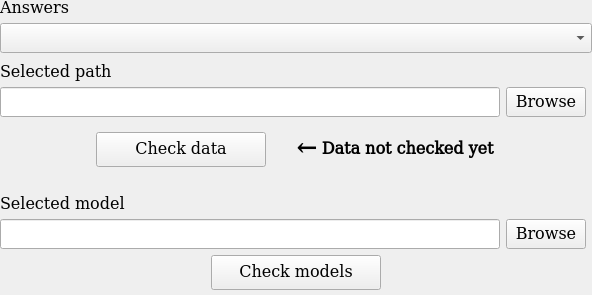
                              <widget class="QWidget" name="scrollAreaWidgetContents_22">
                               <property name="geometry">
                                <rect>
                                 <x>0</x>
                                 <y>0</y>
                                 <width>592</width>
                                 <height>295</height>
                                </rect>
                               </property>
                               <layout class="QVBoxLayout" name="verticalLayout_59">
                                <property name="spacing">
                                 <number>6</number>
                                </property>
                                <property name="leftMargin">
                                 <number>0</number>
                                </property>
                                <property name="topMargin">
                                 <number>0</number>
                                </property>
                                <property name="rightMargin">
                                 <number>0</number>
                                </property>
                                <property name="bottomMargin">
                                 <number>0</number>
                                </property>
                                <item>
                                 <widget class="QFrame" name="wizard_question_answer_frame">
                                  <property name="frameShape">
                                   <enum>QFrame::Shape::NoFrame</enum>
                                  </property>
                                  <property name="frameShadow">
                                   <enum>QFrame::Shadow::Raised</enum>
                                  </property>
                                  <layout class="QGridLayout" name="gridLayout_81">
                                   <property name="leftMargin">
                                    <number>0</number>
                                   </property>
                                   <property name="topMargin">
                                    <number>0</number>
                                   </property>
                                   <property name="rightMargin">
                                    <number>0</number>
                                   </property>
                                   <property name="bottomMargin">
                                    <number>0</number>
                                   </property>
                                   <property name="horizontalSpacing">
                                    <number>6</number>
                                   </property>
                                   <item row="1" column="0">
                                    <widget class="QComboBox" name="wizard_question_answer">
                                     <property name="minimumSize">
                                      <size>
                                       <width>0</width>
                                       <height>30</height>
                                      </size>
                                     </property>
                                     <property name="font">
                                      <font>
                                       <family>DejaVu Math TeX Gyre</family>
                                       <pointsize>12</pointsize>
                                      </font>
                                     </property>
                                    </widget>
                                   </item>
                                   <item row="0" column="0">
                                    <widget class="QLabel" name="label_113">
                                     <property name="font">
                                      <font>
                                       <family>DejaVu Math TeX Gyre</family>
                                       <pointsize>12</pointsize>
                                      </font>
                                     </property>
                                     <property name="text">
                                      <string>Answers</string>
                                     </property>
                                    </widget>
                                   </item>
                                   <item row="2" column="0">
                                    <spacer name="verticalSpacer_57">
                                     <property name="orientation">
                                      <enum>Qt::Orientation::Vertical</enum>
                                     </property>
                                     <property name="sizeHint" stdset="0">
                                      <size>
                                       <width>20</width>
                                       <height>40</height>
                                      </size>
                                     </property>
                                    </spacer>
                                   </item>
                                  </layout>
                                 </widget>
                                </item>
                                <item>
                                 <widget class="QFrame" name="wizard_path_input_frame">
                                  <property name="frameShape">
                                   <enum>QFrame::Shape::NoFrame</enum>
                                  </property>
                                  <property name="frameShadow">
                                   <enum>QFrame::Shadow::Raised</enum>
                                  </property>
                                  <layout class="QVBoxLayout" name="verticalLayout_57">
                                   <property name="leftMargin">
                                    <number>0</number>
                                   </property>
                                   <property name="topMargin">
                                    <number>0</number>
                                   </property>
                                   <property name="rightMargin">
                                    <number>0</number>
                                   </property>
                                   <property name="bottomMargin">
                                    <number>9</number>
                                   </property>
                                   <item>
                                    <widget class="QLabel" name="label_112">
                                     <property name="font">
                                      <font>
                                       <family>DejaVu Math TeX Gyre</family>
                                       <pointsize>12</pointsize>
                                      </font>
                                     </property>
                                     <property name="text">
                                      <string>Selected path</string>
                                     </property>
                                    </widget>
                                   </item>
                                   <item>
                                    <widget class="QFrame" name="frame_75">
                                     <property name="frameShape">
                                      <enum>QFrame::Shape::NoFrame</enum>
                                     </property>
                                     <property name="frameShadow">
                                      <enum>QFrame::Shadow::Raised</enum>
                                     </property>
                                     <layout class="QHBoxLayout" name="horizontalLayout_41">
                                      <property name="leftMargin">
                                       <number>0</number>
                                      </property>
                                      <property name="topMargin">
                                       <number>0</number>
                                      </property>
                                      <property name="rightMargin">
                                       <number>0</number>
                                      </property>
                                      <property name="bottomMargin">
                                       <number>0</number>
                                      </property>
                                      <item>
                                       <widget class="QLineEdit" name="wizard_path_input">
                                        <property name="minimumSize">
                                         <size>
                                          <width>500</width>
                                          <height>30</height>
                                         </size>
                                        </property>
                                        <property name="maximumSize">
                                         <size>
                                          <width>500</width>
                                          <height>16777215</height>
                                         </size>
                                        </property>
                                        <property name="font">
                                         <font>
                                          <family>DejaVu Math TeX Gyre</family>
                                          <pointsize>12</pointsize>
                                         </font>
                                        </property>
                                        <property name="readOnly">
                                         <bool>true</bool>
                                        </property>
                                       </widget>
                                      </item>
                                      <item>
                                       <widget class="QPushButton" name="wizard_path_input_bn">
                                        <property name="minimumSize">
                                         <size>
                                          <width>0</width>
                                          <height>30</height>
                                         </size>
                                        </property>
                                        <property name="font">
                                         <font>
                                          <family>DejaVu Math TeX Gyre</family>
                                          <pointsize>12</pointsize>
                                         </font>
                                        </property>
                                        <property name="focusPolicy">
                                         <enum>Qt::FocusPolicy::NoFocus</enum>
                                        </property>
                                        <property name="text">
                                         <string>Browse</string>
                                        </property>
                                       </widget>
                                      </item>
                                      <item>
                                       <spacer name="horizontalSpacer_86">
                                        <property name="orientation">
                                         <enum>Qt::Orientation::Horizontal</enum>
                                        </property>
                                        <property name="sizeHint" stdset="0">
                                         <size>
                                          <width>40</width>
                                          <height>20</height>
                                         </size>
                                        </property>
                                       </spacer>
                                      </item>
                                     </layout>
                                    </widget>
                                   </item>
                                   <item alignment="Qt::AlignmentFlag::AlignHCenter">
                                    <widget class="QFrame" name="frame_76">
                                     <property name="frameShape">
                                      <enum>QFrame::Shape::NoFrame</enum>
                                     </property>
                                     <property name="frameShadow">
                                      <enum>QFrame::Shadow::Raised</enum>
                                     </property>
                                     <layout class="QHBoxLayout" name="horizontalLayout_45">
                                      <property name="spacing">
                                       <number>30</number>
                                      </property>
                                      <item alignment="Qt::AlignmentFlag::AlignHCenter">
                                       <widget class="QPushButton" name="wizard_path_check">
                                        <property name="minimumSize">
                                         <size>
                                          <width>170</width>
                                          <height>35</height>
                                         </size>
                                        </property>
                                        <property name="font">
                                         <font>
                                          <family>DejaVu Math TeX Gyre</family>
                                          <pointsize>12</pointsize>
                                         </font>
                                        </property>
                                        <property name="focusPolicy">
                                         <enum>Qt::FocusPolicy::NoFocus</enum>
                                        </property>
                                        <property name="text">
                                         <string>Check data</string>
                                        </property>
                                       </widget>
                                      </item>
                                      <item alignment="Qt::AlignmentFlag::AlignHCenter">
                                       <widget class="QLabel" name="wizard_data_checked_label">
                                        <property name="font">
                                         <font>
                                          <family>DejaVu Math TeX Gyre</family>
                                          <pointsize>12</pointsize>
                                          <bold>true</bold>
                                         </font>
                                        </property>
                                        <property name="text">
                                         <string>&lt;html&gt;&lt;head/&gt;&lt;body&gt;&lt;p&gt;&lt;span style=&quot; font-size:16pt;&quot;&gt;←&lt;/span&gt; Data not checked yet&lt;/p&gt;&lt;/body&gt;&lt;/html&gt;</string>
                                        </property>
                                       </widget>
                                      </item>
                                     </layout>
                                    </widget>
                                   </item>
                                   <item>
                                    <spacer name="verticalSpacer_58">
                                     <property name="orientation">
                                      <enum>Qt::Orientation::Vertical</enum>
                                     </property>
                                     <property name="sizeHint" stdset="0">
                                      <size>
                                       <width>20</width>
                                       <height>40</height>
                                      </size>
                                     </property>
                                    </spacer>
                                   </item>
                                  </layout>
                                 </widget>
                                </item>
                                <item>
                                 <widget class="QFrame" name="wizard_model_input_frame">
                                  <property name="minimumSize">
                                   <size>
                                    <width>0</width>
                                    <height>0</height>
                                   </size>
                                  </property>
                                  <property name="frameShape">
                                   <enum>QFrame::Shape::NoFrame</enum>
                                  </property>
                                  <property name="frameShadow">
                                   <enum>QFrame::Shadow::Raised</enum>
                                  </property>
                                  <layout class="QVBoxLayout" name="verticalLayout_60">
                                   <property name="leftMargin">
                                    <number>0</number>
                                   </property>
                                   <property name="topMargin">
                                    <number>0</number>
                                   </property>
                                   <property name="rightMargin">
                                    <number>0</number>
                                   </property>
                                   <property name="bottomMargin">
                                    <number>0</number>
                                   </property>
                                   <item>
                                    <widget class="QLabel" name="label_116">
                                     <property name="font">
                                      <font>
                                       <family>DejaVu Math TeX Gyre</family>
                                       <pointsize>12</pointsize>
                                      </font>
                                     </property>
                                     <property name="text">
                                      <string>Selected model</string>
                                     </property>
                                    </widget>
                                   </item>
                                   <item>
                                    <widget class="QFrame" name="frame_77">
                                     <property name="frameShape">
                                      <enum>QFrame::Shape::NoFrame</enum>
                                     </property>
                                     <property name="frameShadow">
                                      <enum>QFrame::Shadow::Raised</enum>
                                     </property>
                                     <layout class="QHBoxLayout" name="horizontalLayout_44">
                                      <property name="leftMargin">
                                       <number>0</number>
                                      </property>
                                      <property name="topMargin">
                                       <number>0</number>
                                      </property>
                                      <property name="rightMargin">
                                       <number>0</number>
                                      </property>
                                      <property name="bottomMargin">
                                       <number>0</number>
                                      </property>
                                      <item>
                                       <widget class="QLineEdit" name="wizard_model_input">
                                        <property name="minimumSize">
                                         <size>
                                          <width>500</width>
                                          <height>30</height>
                                         </size>
                                        </property>
                                        <property name="font">
                                         <font>
                                          <family>DejaVu Math TeX Gyre</family>
                                          <pointsize>12</pointsize>
                                         </font>
                                        </property>
                                        <property name="readOnly">
                                         <bool>true</bool>
                                        </property>
                                       </widget>
                                      </item>
                                      <item>
                                       <widget class="QPushButton" name="wizard_model_browse_bn">
                                        <property name="minimumSize">
                                         <size>
                                          <width>0</width>
                                          <height>30</height>
                                         </size>
                                        </property>
                                        <property name="font">
                                         <font>
                                          <family>DejaVu Math TeX Gyre</family>
                                          <pointsize>12</pointsize>
                                         </font>
                                        </property>
                                        <property name="focusPolicy">
                                         <enum>Qt::FocusPolicy::NoFocus</enum>
                                        </property>
                                        <property name="text">
                                         <string>Browse</string>
                                        </property>
                                       </widget>
                                      </item>
                                      <item>
                                       <spacer name="horizontalSpacer_85">
                                        <property name="orientation">
                                         <enum>Qt::Orientation::Horizontal</enum>
                                        </property>
                                        <property name="sizeHint" stdset="0">
                                         <size>
                                          <width>40</width>
                                          <height>20</height>
                                         </size>
                                        </property>
                                       </spacer>
                                      </item>
                                     </layout>
                                    </widget>
                                   </item>
                                   <item alignment="Qt::AlignmentFlag::AlignHCenter">
                                    <widget class="QPushButton" name="wizard_model_check_bn">
                                     <property name="minimumSize">
                                      <size>
                                       <width>170</width>
                                       <height>35</height>
                                      </size>
                                     </property>
                                     <property name="font">
                                      <font>
                                       <family>DejaVu Math TeX Gyre</family>
                                       <pointsize>12</pointsize>
                                      </font>
                                     </property>
                                     <property name="focusPolicy">
                                      <enum>Qt::FocusPolicy::NoFocus</enum>
                                     </property>
                                     <property name="text">
                                      <string>Check models</string>
                                     </property>
                                    </widget>
                                   </item>
                                   <item>
                                    <spacer name="verticalSpacer_59">
                                     <property name="orientation">
                                      <enum>Qt::Orientation::Vertical</enum>
                                     </property>
                                     <property name="sizeHint" stdset="0">
                                      <size>
                                       <width>20</width>
                                       <height>40</height>
                                      </size>
                                     </property>
                                    </spacer>
                                   </item>
                                  </layout>
                                 </widget>
                                </item>
                               </layout>
                              </widget>
